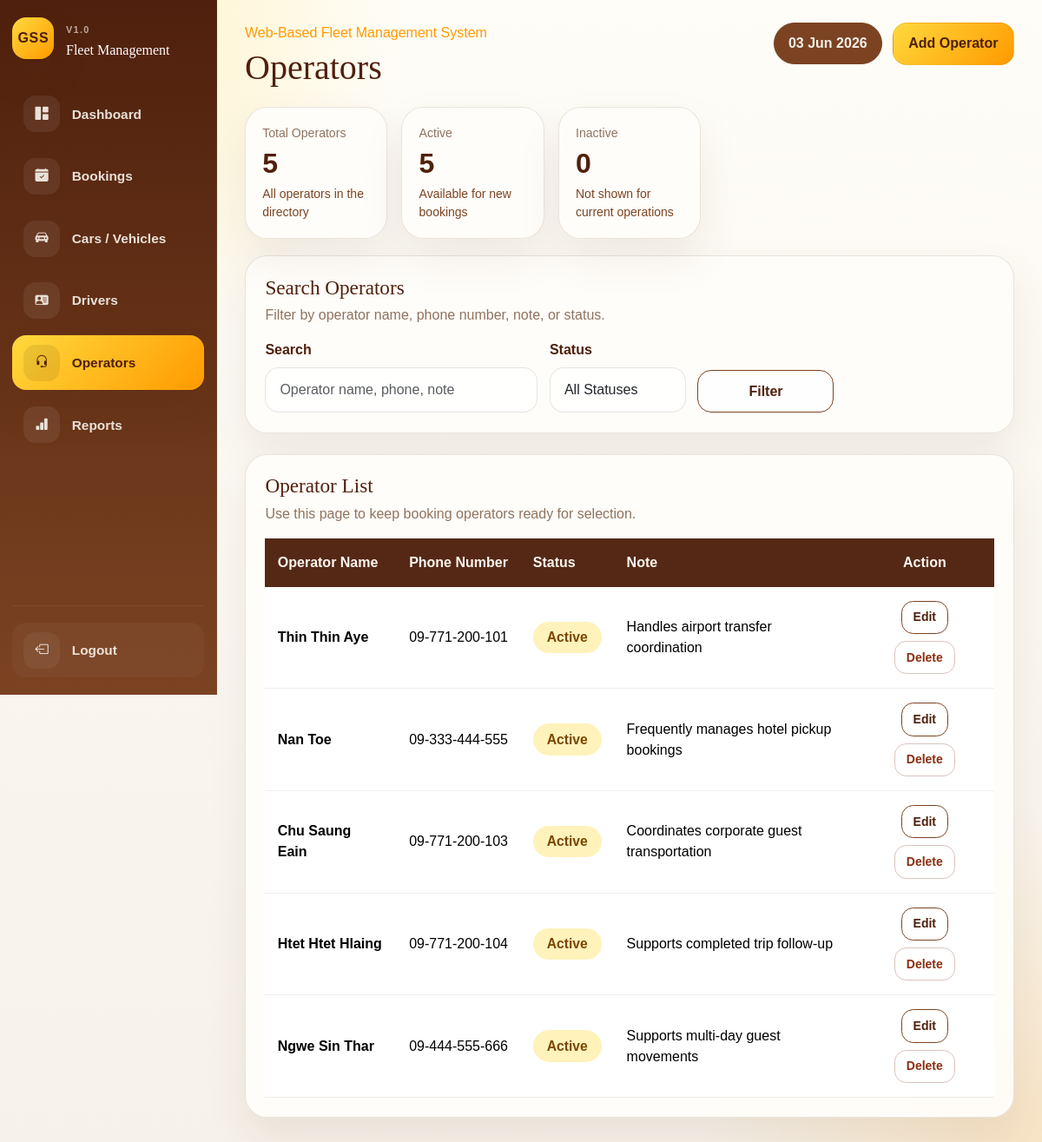
Page /operators.php (signed in) on the committed database.
### tables this page shows
CREATE TABLE operators (

    id INT UNSIGNED AUTO_INCREMENT PRIMARY KEY,

    full_name VARCHAR(150) NOT NULL UNIQUE,

    phone_number VARCHAR(30) NULL,

    operator_status ENUM(
        'Active',
        'Inactive'
    ) NOT NULL DEFAULT 'Active',

    note TEXT NULL,

    created_at TIMESTAMP DEFAULT CURRENT_TIMESTAMP,

    updated_at TIMESTAMP DEFAULT CURRENT_TIMESTAMP
    ON UPDATE CURRENT_TIMESTAMP

);

### includes/helpers.php (called while the page is built, shortened)
<?php
function e(?string $value): string
{
    return htmlspecialchars((string) $value, ENT_QUOTES, 'UTF-8');
}
function operator_status_class(string $status): string
{
    return match (strtolower($status)) {
        'active' => 'resource-available',
        default => 'resource-inactive',
    };
}

### operators.php (the view, shortened to what this page needs)
<?php
require_once __DIR__ . '/includes/bootstrap.php';
$pageActions = '<a class="btn btn-accent" href="operator-create.php">Add Operator</a>';
$filters = [
    'search' => trim((string) ($_GET['search'] ?? '')),
    'status' => trim((string) ($_GET['status'] ?? '')),
];
$operators = [];
$stats = [
    'total' => 0,
    'active' => 0,
    'inactive' => 0,
];
if ($db instanceof mysqli) {
    $sql = 'SELECT id, full_name, phone_number, operator_status, note FROM operators';
  $sql .= ' ORDER BY updated_at DESC, created_at DESC';
    $statement = $db->prepare($sql);
    if ($statement instanceof mysqli_stmt) {
        $statement->execute();
        $result = $statement->get_result();
        while ($row = $result->fetch_assoc()) {
            $operators[] = $row;
        }
    }
    $statsResult = $db->query(
        "SELECT
            COUNT(*) AS total,
            SUM(operator_status = 'Active') AS active,
            SUM(operator_status = 'Inactive') AS inactive
         FROM operators"
    );
    if ($statsResult instanceof mysqli_result) {
        $stats = array_merge($stats, $statsResult->fetch_assoc() ?: []);
    }
}
require __DIR__ . '/includes/header.php';
?>
<section class="overview-grid">
    <div class="card-shell overview-card">
        <span>Total Operators</span>
        <strong><?= e((string) ($stats['total'] ?? 0)) ?></strong>
        <small>All operators in the directory</small>
    </div>
    <div class="card-shell overview-card">
        <span>Active</span>
        <strong><?= e((string) ($stats['active'] ?? 0)) ?></strong>
        <small>Available for new bookings</small>
    </div>
    <div class="card-shell overview-card">
        <span>Inactive</span>
        <strong><?= e((string) ($stats['inactive'] ?? 0)) ?></strong>
        <small>Not shown for current operations</small>
    </div>
</section>
<section class="card-shell section-card mb-4">
    <div class="section-title">
        <div>
            <h2>Search Operators</h2>
            <p>Filter by operator name, phone number, note, or status.</p>
        </div>
    </div>
    <form method="get" class="filter-grid">
        <div>
            <label for="search" class="form-label">Search</label>
            <input type="text" class="form-control" id="search" name="search" value="<?= e($filters['search']) ?>" placeholder="Operator name, phone, note">
        </div>
        <div>
            <label for="status" class="form-label">Status</label>
            <select class="form-select" id="status" name="status">
                <option value="">All Statuses</option>
            </select>
        </div>
        <div class="d-grid align-self-end">
            <button type="submit" class="btn btn-shell">Filter</button>
        </div>
    </form>
</section>
<section class="card-shell section-card">
    <div class="section-title">
        <div>
            <h2>Operator List</h2>
            <p>Use this page to keep booking operators ready for selection.</p>
        </div>
    </div>
    <div class="table-responsive">
        <table class="table data-table">
            <thead>
                <tr>
                    <th>Operator Name</th>
                    <th>Phone Number</th>
                    <th>Status</th>
                    <th>Note</th>
                    <th class="text-center">Action</th>
                </tr>
            </thead>
            <tbody>
                <?php if ($operators === []): ?>
                    <tr>
                        <td colspan="5" class="text-center py-5 text-muted-soft">No operators found.</td>
                    </tr>
                <?php else: ?>
                    <?php foreach ($operators as $operator): ?>
                        <tr>
                            <td class="fw-semibold"><?= e($operator['full_name']) ?></td>
                            <td><?= e($operator['phone_number'] ?: '-') ?></td>
                            <td><span class="resource-pill <?= e(operator_status_class($operator['operator_status'])) ?>"><?= e($operator['operator_status']) ?></span></td>
                            <td class="note-cell"><?= e($operator['note'] ?: '-') ?></td>
                            <td class="text-center">
                                <div class="d-flex justify-content-center gap-2 flex-wrap">
                                    <a class="btn btn-sm btn-shell" href="operator-edit.php?id=<?= e((string) $operator['id']) ?>">Edit</a>
                                    <form method="post" action="operator-delete.php?id=<?= e((string) $operator['id']) ?>" onsubmit="return confirm('Delete this operator?');">
                                        <button type="submit" class="btn btn-sm btn-outline-danger">Delete</button>
                                    </form>
                                </div>
                            </td>
                        </tr>
                    <?php endforeach; ?>
                <?php endif; ?>
            </tbody>
        </table>
    </div>
</section>
<?php require __DIR__ . '/includes/footer.php'; ?>

### assets/css/style.css (style rules this page uses)
:root { --cream: #f6f1e9; --gold: #ffd93d; --amber: #ff9a00; --cocoa: #4f200d; --cocoa-soft: #7b4322; --paper: #fffaf3; --paper-strong: #fffdf9; --ink: #3d2418; --muted: #8f735f; --line: rgba(79, 32, 13, 0.12); --shadow: 0 22px 50px rgba(79, 32, 13, 0.08); }
*, *::before, *::after { box-sizing: border-box; }
body { margin: 0; min-height: 100vh; background: radial-gradient(circle at top left, rgba(255, 217, 61, 0.36), transparent 26%), radial-gradient(circle at bottom right, rgba(255, 154, 0, 0.16), transparent 22%), linear-gradient(180deg, #fffdf8 0%, var(--cream) 100%); color: var(--ink); font-family: "Trebuchet MS", "Gill Sans", sans-serif; }
h1, h2, h3, h4, h5, h6 { font-family: Georgia, "Palatino Linotype", serif; color: var(--cocoa); }
a { color: inherit; text-decoration: none; }
.card-shell { background: rgba(255, 253, 249, 0.96); border: 1px solid var(--line); border-radius: 1.6rem; box-shadow: var(--shadow); }
.overview-grid { display: grid; grid-template-columns: repeat(5, minmax(0, 1fr)); gap: 1rem; margin-bottom: 1.2rem; }
.overview-card { padding: 1.2rem; }
.overview-card span { display: block; color: var(--muted); font-size: 0.88rem; margin-bottom: 0.5rem; }
.overview-card strong { display: block; font-size: 2rem; color: var(--cocoa); line-height: 1; }
.overview-card small { display: block; margin-top: 0.55rem; color: var(--cocoa-soft); }
.section-card { padding: 1.4rem; }
.section-title { display: flex; justify-content: space-between; align-items: center; flex-wrap: wrap; gap: 0.8rem; margin-bottom: 1rem; }
.section-title h2 { margin: 0; font-size: 1.45rem; }
.section-title p { margin: 0.35rem 0 0; color: var(--muted); }
.filter-grid { display: grid; grid-template-columns: 2fr 1fr 1fr 1fr auto; gap: 0.85rem; }
.data-table { margin: 0; }
.data-table thead th { background: rgba(79, 32, 13, 0.96); color: #fff8ef; font-weight: 700; white-space: nowrap; border-bottom: 0; padding: 1rem 0.9rem; }
.data-table tbody td { padding: 1rem 0.9rem; vertical-align: middle; border-color: rgba(79, 32, 13, 0.08); }
.table-pill, .status-pill, .resource-pill { display: inline-flex; align-items: center; justify-content: center; padding: 0.4rem 1rem; border-radius: 999px; font-size: 0.98rem; font-weight: 700; }
.resource-available { background: rgba(255, 217, 61, 0.35); color: #7b4700; }
.remark-cell, .note-cell { max-width: 280px; color: var(--muted); white-space: normal; }
.btn { border-radius: 1rem; font-weight: 700; padding: 0.72rem 1.1rem; }
.btn-accent { background: linear-gradient(135deg, var(--gold), var(--amber)); border: 1px solid rgba(79, 32, 13, 0.08); color: var(--cocoa); }
.btn-shell { background: rgba(255, 255, 255, 0.8); border: 0.1px groove var(--cocoa-soft); color: var(--cocoa); transition: all 0.2s ease; }
.btn-outline-danger { border-color: rgba(123, 45, 19, 0.28); color: #8a2f10; }
.btn-sm { padding: 0.48rem 0.8rem; border-radius: 0.85rem; }
.form-label { font-weight: 700; color: var(--cocoa); }
.form-control, .form-select, .form-control:focus, .form-select:focus { border-radius: 1rem; }
.form-control, .form-select { border-color: rgba(79, 32, 13, 0.12); background: rgba(255, 255, 255, 0.85); padding: 0.82rem 1rem; }

### assets/css/sidebar.css (style rules this page uses)
html, body { overflow-x: hidden; }

### rows in the picture
operators: full_name "Thin Thin Aye", phone_number "09-771-200-101", operator_status "Active", note "Handles airport transfer coordination"
operators: full_name "Nan Toe", phone_number "09-333-444-555", operator_status "Active", note "Frequently manages hotel pickup bookings"
operators: full_name "Chu Saung Eain", phone_number "09-771-200-103", operator_status "Active", note "Coordinates corporate guest transportation"
operators: full_name "Htet Htet Hlaing", phone_number "09-771-200-104", operator_status "Active", note "Supports completed trip follow-up"
operators: full_name "Ngwe Sin Thar", phone_number "09-444-555-666", operator_status "Active", note "Supports multi-day guest movements"

### other values in the picture
$item['label'] "Dashboard"
$item['label'] "Bookings"
$item['label'] "Cars / Vehicles"
$item['label'] "Drivers"
$item['label'] "Operators"
$item['label'] "Reports"
$pageTitle "Operators"
$stats['total'] "5"
$stats['active'] "5"
$stats['inactive'] "0"
